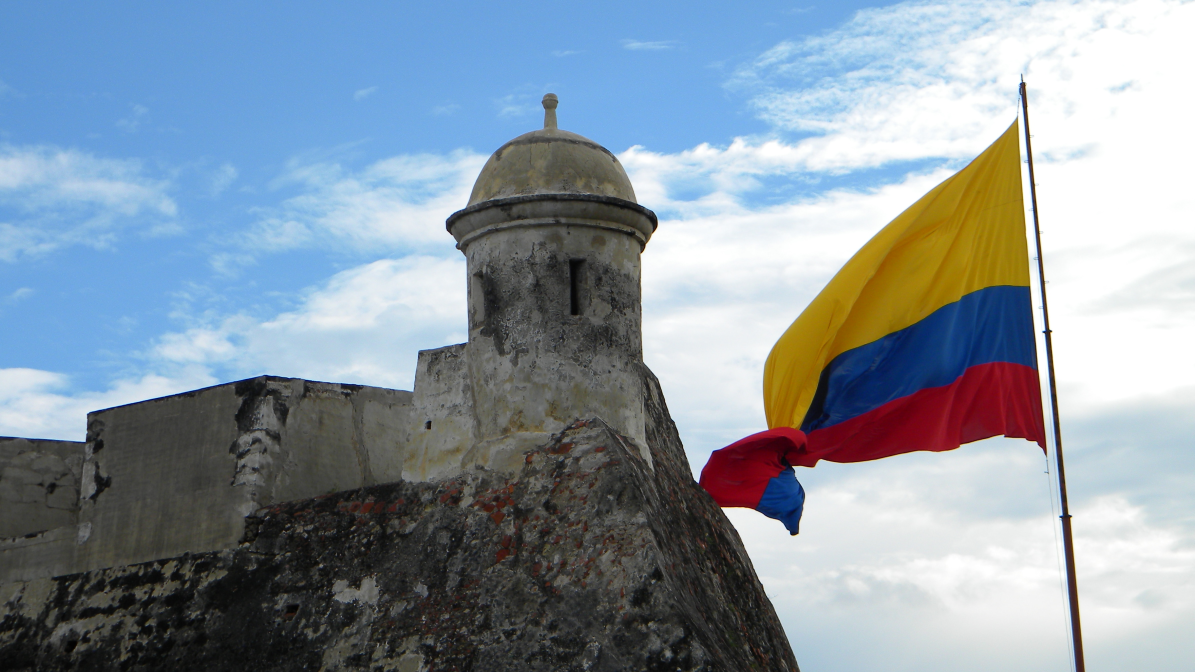
#> input picture HOG/cartagena.jpg, 3584 x 2016 px (shown at 1/3 size)
$ python thirdTry.py
#> lines starting #> are read from the running program, lines starting #| are printed output that depends on the picture; after the words box and inside, x2 and y2 are one past the last pixel; in counts of white or black regions, pixels touching at a corner belong together; long printed decimals are rounded
### HOG/ipFunctions.py
import matplotlib.pyplot as plt
import matplotlib as mpl
import numpy as np
import statistics as stat
import matplotlib.image as mpimg
import tkinter as tk
from tkinter import filedialog
from skimage.transform import resize
import os

# [36 lines left out: function plotHOG, not called in this run]

def calcularGradientes(img):

    F,C = img.shape
    gx = np.zeros((F,C))
    gy = np.zeros((F,C))

    # Diferencia central

    # Se usa la diferencia central para casi toda la imágen,
    gx[:, 1:-1] = (img[:, 2:] - img[:, :-2]) / 2
    gy[1:-1, :] = (img[2:, :] - img[:-2, :]) / 2

    # Diferencia hacia delante
    gx[:, 0] = img[:, 1] - img[:, 0]
    gy[0, :] = img[1, :] - img[0, :]

    # Diferencia hacia atrás
    gx[:, -1] = img[:, -1] - img[:, -2]
    gy[-1, :] = img[-1, :] - img[-2, :]

    return gx, gy

def getuserimg(cartagena=False):
#> called with cartagena = True
    if cartagena == True:
        return plt.imread('cartagena.jpg')
#> returned value is the input picture: shape (2016, 3584, 3); mean R, G, B 137.3, 150.5, 162
    else:
        path = getuserpath()
        return plt.imread(path)

# [4 lines left out: function getuserpath, not called in this run]

def imsave(name,I):
    mpimg.imsave(name+'.jpeg',I)

def imsplit(rgb):
    r=rgb[:,:,0]
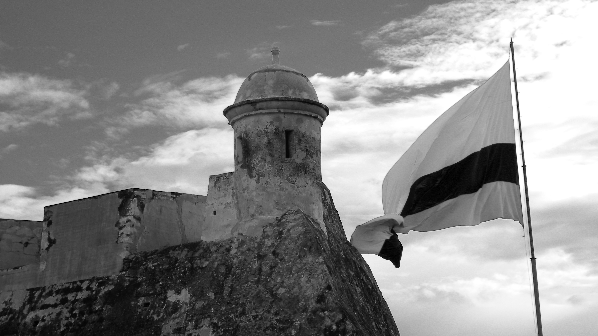
#> r: shape (336, 598); min 0, max 255, mean 137.4
    g=rgb[:,:,1]
    b=rgb[:,:,2]
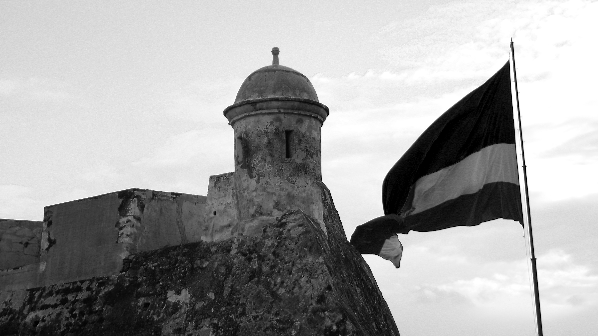
#> b: shape (336, 598); min 0, max 255, mean 162.1
    return r,g,b

# [61 lines left out: functions imhist, imadjust, stretchlim, histeq, not called in this run]

def rgb2gray(I):
    r,g,b=imsplit(I)
    return np.uint8(0.299*np.double(r)+0.587*np.double(g)+0.114*np.double(b))
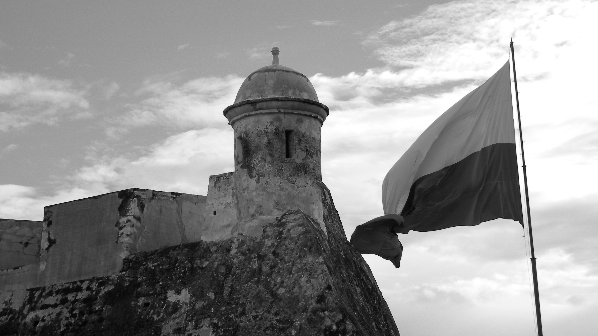
#> returned value: shape (336, 598); min 0, max 255, mean 147.5

# [87 lines left out: functions makeMask, graythresh, imnoise, non_overflowing_sum, bits8, immse and 1 more, not called in this run]

def imundersize(I,step):
    F,C,capas = I.shape
    return I[0:F:step,0:C:step]

# [189 lines left out: functions imfilter, fspecial, medfilt2, modefilt, ordfilt2, stdfilt and 1 more, not called in this run]

def gaussfilt(cosas):
    print(cosas)

# [63 lines left out: functions im2bw, otsuthresh, imbinarize, adaptthresh, not called in this run]

### HOG/thirdTry.py
import matplotlib.pyplot as plt
import numpy as np
from ipFunctions import *
from histogramaHOG import *

img = getuserimg(cartagena=True)
img = imundersize(img,6)
img = rgb2gray(img)
F, C = img.shape
#> F = 336; C = 598
img = resize(img, (F, C))

gx, gy = calcularGradientes(img)
#> in calcularGradientes, `gx[:, 1:-1] = (img[:, 2:] - img[:, :-2]) / 2`:
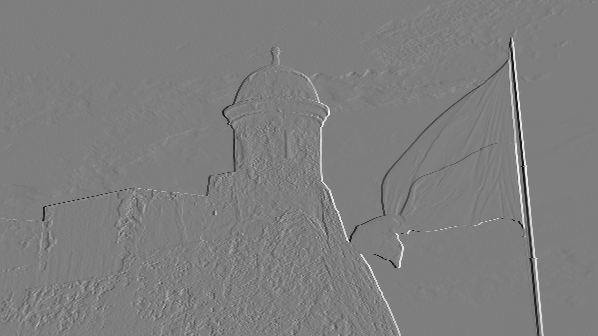
#> gx: shape (336, 598) float64; min -0.461, max 0.469, mean 0.000709; drawn with min black and max white
#> in calcularGradientes, `gy[1:-1, :] = (img[2:, :] - img[:-2, :]) / 2`:
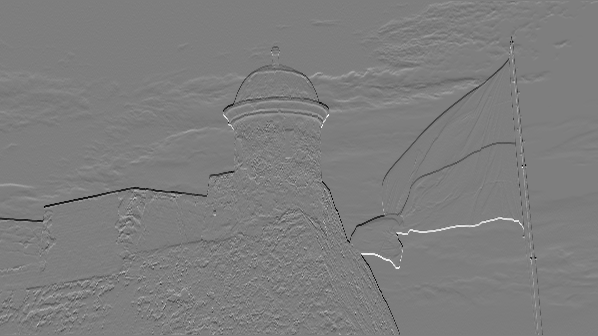
#> gy: shape (336, 598) float64; min -0.447, max 0.455, mean -0.000943; drawn with min black and max white
#> in calcularGradientes, `gx[:, 0] = img[:, 1] - img[:, 0]`: gx: shape (336, 598) float64; 0.14% of pixels changed, all inside (x1, y1, x2, y2) = (0, 0, 1, 336)
#> in calcularGradientes, `gy[0, :] = img[1, :] - img[0, :]`: gy: shape (336, 598) float64; 0.24% of pixels changed, all inside (x1, y1, x2, y2) = (0, 0, 598, 1)
#> in calcularGradientes, `gx[:, -1] = img[:, -1] - img[:, -2]`: gx: shape (336, 598) float64; min -0.461, max 0.469, mean 0.00071
#> in calcularGradientes, `gy[-1, :] = img[-1, :] - img[-2, :]`: gy: shape (336, 598) float64; min -0.447, max 0.455, mean -0.000935

gy_check, gx_check = np.gradient(img) # Note that the result of np.gradient is in the reversed order

print('diff_gx:', np.linalg.norm(gx - gx_check))
#| diff_gx: 0.0
print('diff_gy', np.linalg.norm(gy - gy_check))
#| diff_gy 0.0

mag = np.sqrt(gx**2 + gy**2)
print('mag max %f'%(np.max(mag)))
#| mag max 0.631
mag = mag / np.max(mag)
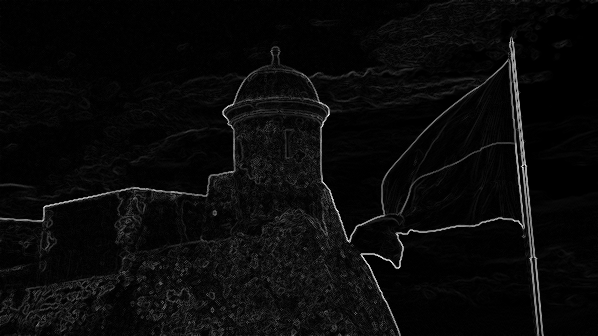
#> mag: shape (336, 598) float64; min 0, max 1, mean 0.0403
theta = np.rad2deg(np.arctan2(gy, gx)) % 180
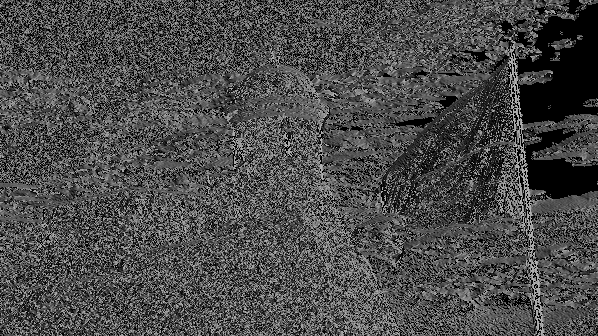
#> theta: shape (336, 598) float64; min 0, max 179.8, mean 75.1
print('min theta = %f'%(np.min(theta)))
#| min theta = 0

def compute_hog_cell(n_orientations: int, magnitudes: np.ndarray, orientations: np.ndarray) -> np.ndarray:
    """
    Compute 1 HOG feature of a cell. Return a row vector of size `n_orientations`
    """
    bin_width = int(180 / n_orientations)
    hog = np.zeros(n_orientations)
    for i in range(orientations.shape[0]):
        for j in range(orientations.shape[1]):
            orientation = orientations[i, j]
            lower_bin_idx = int(orientation / bin_width)
            hog[lower_bin_idx] += magnitudes[i, j]

    return hog / (magnitudes.shape[0] * magnitudes.shape[1])

def normalize_vector(v, eps=1e-5):
    """
    Return a normalized vector (which has norm2 as 1)
    """
    # eps is used to prevent zero divide exceptions (in case v is zero)
    return v / np.sqrt(np.sum(v ** 2) + eps ** 2)

def compute_hog_features(image: np.ndarray,
                         n_orientations: int = 9, pixels_per_cell: (int, int) = (8, 8),
                         cells_per_block: (int, int) = (1, 1)) -> np.ndarray:
    """
    Compute HOG features of an image. Return a row vector
    """
#> called with n_orientations = 9, pixels_per_cell = (8, 8), cells_per_block = (1, 1)
    gx, gy = calcularGradientes(image)
    sy, sx = gx.shape
#> sy = 336; sx = 598
    cx, cy = pixels_per_cell
    bx, by = cells_per_block

    magnitudes = np.hypot(gx, gy)   # = np.sqrt(gx**2 + gy**2)
    orientations = np.rad2deg(np.arctan2(gy, gx)) % 180

    n_cellsx = int(sx / cx) # Number of cells in x axis
#> n_cellsx = 74
    n_cellsy = int(sy / cy) # Number of cells in y axis
#> n_cellsy = 42
    n_blocksx = int(n_cellsx - bx) + 1
#> n_blocksx = 74
    n_blocksy = int(n_cellsy - by) + 1
#> n_blocksy = 42

    hog_cells = np.zeros((n_cellsx, n_cellsy, n_orientations))

    prev_x = 0
    # Compute HOG of each cell
    for it_x in range(n_cellsx):
        prev_y = 0
        for it_y in range(n_cellsy):
            magnitudes_patch = magnitudes[prev_y:prev_y + cy, prev_x:prev_x + cx]
            orientations_patch = orientations[prev_y:prev_y + cy, prev_x:prev_x + cx]

            hog_cells[it_y, it_x] = compute_hog_cell(n_orientations, magnitudes_patch, orientations_patch)

            prev_y += cy
        prev_x += cx

    hog_blocks_normalized = np.zeros((n_blocksx, n_blocksy, n_orientations))

    # Normalize HOG by block
    for it_blocksx in range(n_blocksx):
        for it_blocky in range(n_blocksy):
            hog_block = hog_cells[it_blocky:it_blocky + by, it_blocksx:it_blocksx + bx].ravel()
            hog_blocks_normalized[it_blocky, it_blocksx] = normalize_vector(hog_block)

    return hog_blocks_normalized.ravel()

# Compare the results with skimage.feature.hog
#> (the run stopped early here; a loop or call above may not have finished)

$ run again, with HOG/abu.jpeg copied over HOG/cartagena.jpg
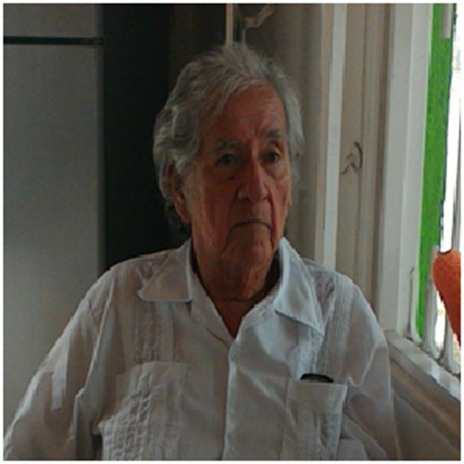
#> input picture HOG/abu.jpeg, 464 x 464 px
#> in getuserimg, returned value is the input picture: shape (464, 464, 3); mean R, G, B 92.6, 90, 81.6
#> in calcularGradientes, `gy[-1, :] = img[-1, :] - img[-2, :]`:
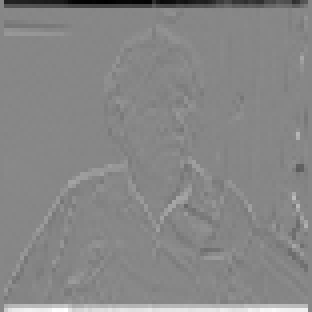
#> gy: shape (78, 78) float64 (shown 4 times larger); min -0.949, max 0.843, mean -0.000218; drawn with min black and max white
#| diff_gx: 0.0
#| diff_gy 0.0
#| mag max 0.949
#> `theta = np.rad2deg(np.arctan2(gy, gx)) % 180`:
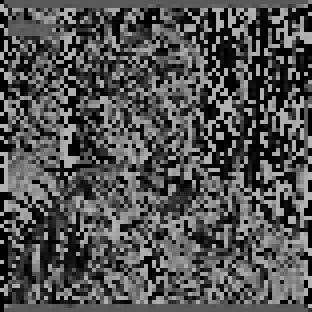
#> theta: shape (78, 78) float64 (shown 4 times larger); min 0, max 179.9, mean 82
#| min theta = 0
#> after the loop in compute_hog_features, `for it_x in range(n_cellsx):`: prev_x = 72
#> hog_features = 729 values, max 1 at index 13, min 0 at index 60, mean 0.222
#> hog_features_check = 729 values, max 0.999 at index 13, min 0 at index 60, mean 0.227
#| False
#| (729,)
